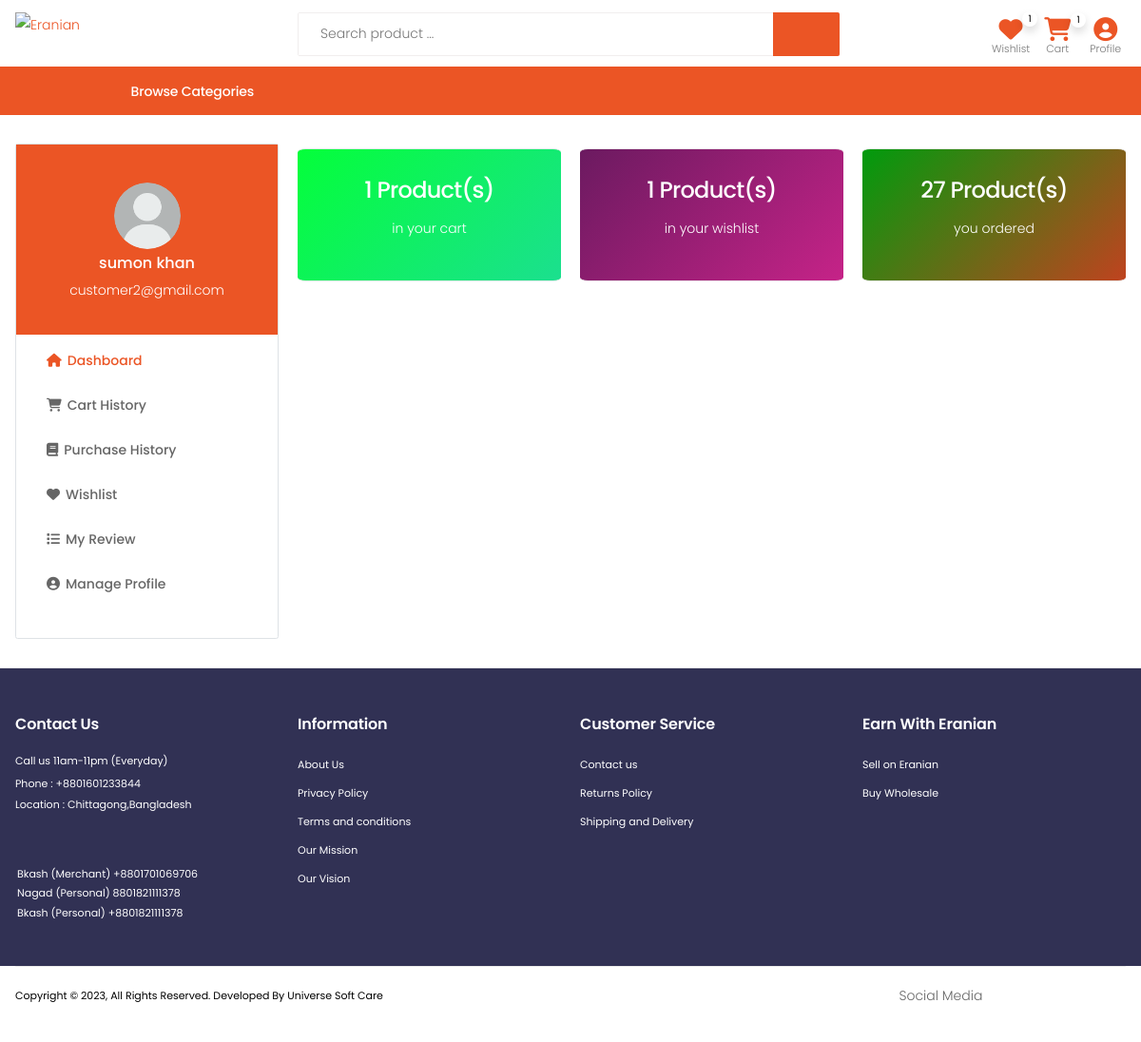
The page /profile-dashboard (signed in) on the database as committed earlier.
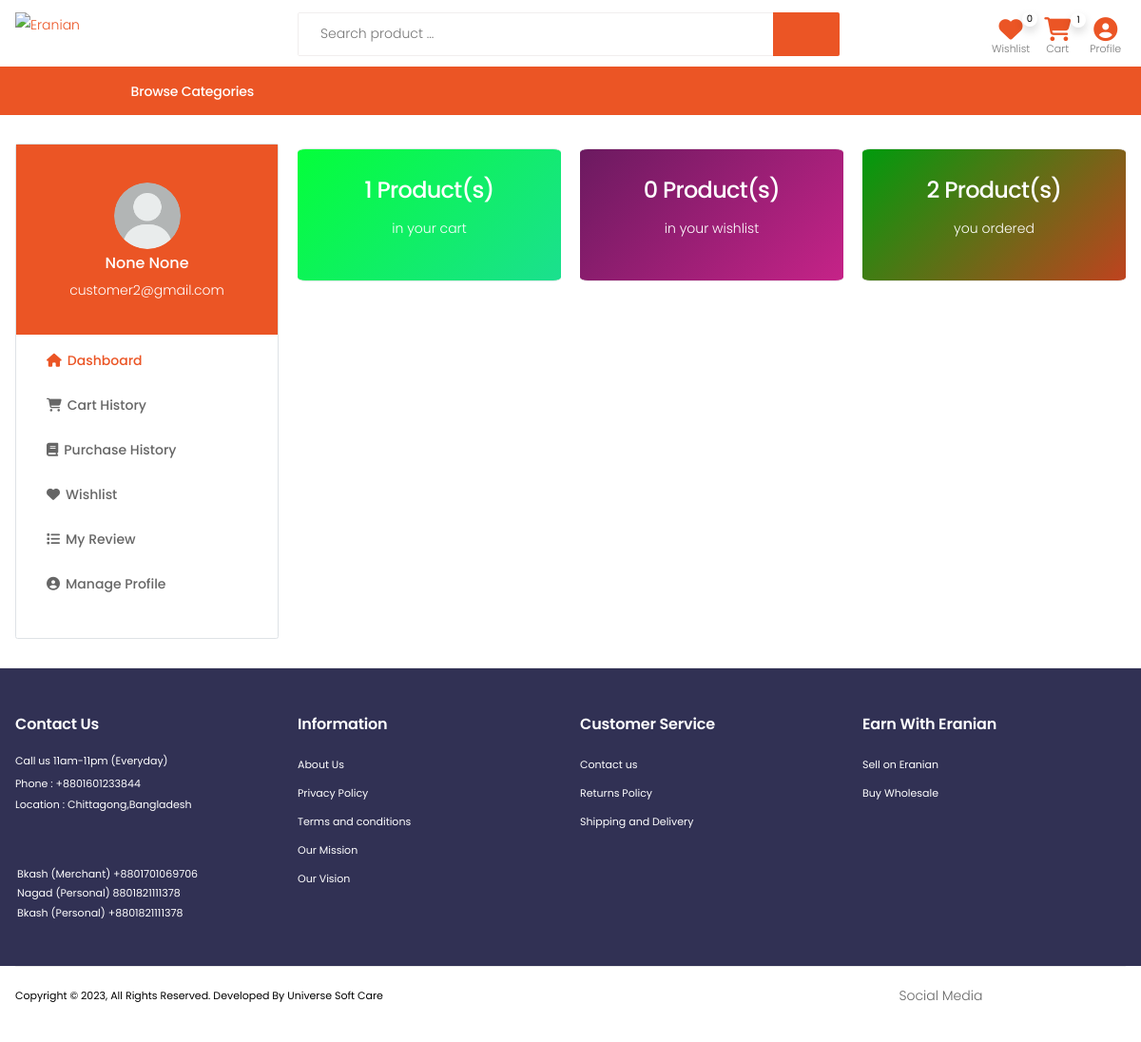
The same page on the database as committed later.
### userapp/models.py (models this page shows, shortened)
class User(AbstractBaseUser, PermissionsMixin):
    email = models.EmailField(unique=True)
    username = None
    first_name = models.CharField(max_length=30, null=True, blank=True)
    last_name = models.CharField(max_length=30, null=True, blank=True)
    phone = models.CharField(max_length=15, unique=True, null=True, blank=True)
    is_active = models.BooleanField(default=True)
    is_staff = models.BooleanField(default=False)
    is_customer = models.BooleanField(default=False)
    is_vendor = models.BooleanField(default=False)
    is_employee = models.BooleanField(default=False)
    date_joined = models.DateTimeField(default=timezone.now)
    objects = CustomUserManager()
    USERNAME_FIELD = 'email'
    REQUIRED_FIELDS = []

class Profile(models.Model):
    user                = models.OneToOneField(User, on_delete=models.CASCADE, max_length=1)
    image               = models.ImageField(upload_to="profilepicture", default='no_img.png')
    date_of_birthday    = models.DateField(auto_now_add=False,blank=True,null=True)
    phone               = models.CharField(max_length=15,unique=True,blank=True,null=True)
    permanent_address   = models.CharField(max_length=100,blank=True,null=True)
    present_address     = models.CharField(max_length=100,blank=True,null=True)
    class Meta:
        verbose_name_plural = "Customer Profile"

### store/models.py (models this page shows, shortened)
class Order(models.Model):
    user = models.ForeignKey(settings.AUTH_USER_MODEL,on_delete=models.CASCADE)
    items = models.ManyToManyField(OrderItem)
    ordered_date = models.DateTimeField()
    order_complate_date = models.DateTimeField( auto_now=False, auto_now_add=False, blank=True, null=True)
    order_status = models.CharField( max_length=150, choices=Order_Status, default='pending')
    total_order_amount = models.CharField(max_length=150, blank=True, null=True)
    paid_amount = models.CharField(max_length=150, default=0)
    due_amount = models.CharField(max_length=150, default=0)
    ordered = models.BooleanField(default=False)
    orderId = models.CharField(max_length=150, blank=True, null=True)
    paymentId = models.CharField(max_length=150, blank=True, null=True)
    coupon = models.ForeignKey('Coupon', on_delete=models.SET_NULL, blank=True, null=True)
    shipping_address = models.ForeignKey( ShipingAddress, on_delete=models.CASCADE, blank=True, null=True)
    payment_option = models.CharField(max_length=150)
    order_read_status = models.BooleanField(default=False)
    cancel_order = models.BooleanField(default=False)
    returned_order = models.BooleanField(default=False)
    redx_percel_traking_number = models.CharField( max_length=150, blank=True, null=True)
    others_transport_trakink_url = models.URLField(max_length=200, blank=True, null=True)
    class Meta:
        ordering = ['-id']

### store/views.py (the view)
# urls.py: path('profile-dashboard', login_required(profile_dashboard,login_url='/customer-login/'), name='profile-dashboard'),
@login_required
def profile_dashboard(request):
    order = Order.objects.filter(user=request.user, ordered=True).count()
    context = {
        'order': order,
    }
    return render(request, 'store/dashboard.html', context)

### daseboard/context_processors.py (called while the page is built)
def order_count(request):
    order_count = Order.objects.filter(order_read_status=False).count()
    context = {
        'order_count': order_count
    }
    return context

def unverified_vendor_count(request):
    unverified_vendor_count = VendorInformation.objects.filter(
        is_verified=False).count()
    unverified_vendor_profile = VendorInformation.objects.filter(
        is_verified=False)
    context = {
        'unverified_vendor_count': unverified_vendor_count,
        'unverified_vendor_profile': unverified_vendor_profile,
    }
    return context

def order_list(request):
    user = request.user
    order_list = Order.objects.filter(order_read_status=False)
    context = {
        'order_list': order_list
    }
    return context

def contact_data_count(request):
    contact_data_count = ConductData.objects.filter(view_status=False).count()
    context = {
        'contact_data_count': contact_data_count
    }
    return context

def contact_data_list(request):
    contact_data_list = ConductData.objects.filter(view_status=False)
    context = {
        'contact_data_list': contact_data_list
    }
    return context

### store/template/store/dashboard.html (shortened to what this page needs)
{% extends 'store/base.html' %}
{% load static %}
{% load cart_count %}
{% load wish_list_product_count %}
{% block content %}
<div class="container my-5">
  <div class="row">
    <div class="col-md-3">
      <div class="card border rounded">
        <div class="card-profile ">
          <img class="mx-auto mt-4 rounded-circle" src="{{ user.profile.image.url }}" alt=""
            style="height: 70px ; width: 70px;">
          <p style="text-align:center ; font-size: 16px; font-weight: 500;">{{ user.first_name }} {{user.last_name }}
          </p>
          <p style="text-align:center ;">{{ user.email }}</p>
        </div>
        <div class="card-body d-none d-md-block">
          <nav class="mobile-cats-nav">
            <ul class="mobile-cats-menu dashboard-menu">
              <li class="m-active"><a href="{% url 'profile-dashboard' %}"><i
                    class="fa-solid fa-house"></i>Dashboard</a></li>
              <li><a href="{% url 'cart-summary' %}"><i class="fa-solid fa-cart-shopping"></i>Cart History</a></li>
              <li><a href="{% url 'order-summary' %}"><i class="fa-solid fa-book"></i>Purchase History</a>
              </li>
              <li><a href="{% url 'wish-list' %}"><i class="fa-solid fa-heart"></i>Wishlist</a></li>
              <li><a href="{% url 'my-review' %}"><i class="fa-solid fa-list"></i>My Review</a></li>
              <li><a href="{% url 'profile' %}"><i class="fa-solid fa-circle-user"></i>Manage Profile</a></li>
            </ul>
          </nav>
        </div>
      </div>
    </div>
    <div class="col-md-9">
      <div class="row profile-dashboard">
        <div class="col-6 col-md-4 my-2">
          <div class="card cart-product">
            <h4>{{ request.user|cart_count }} Product(s)</h4>
            <p>in your cart</p>
          </div>
        </div>
        <div class="col-6 col-md-4 my-2">
          <div class="card  wishlist-product">
            <h4>{{ request.user|wish_list_product_count }} Product(s)</h4>
            <p>in your wishlist</p>
          </div>
        </div>
        <div class="col-6 col-md-4 my-2">
          <div class="card ordered-product">
            <h4>{{ order }} Product(s)</h4>
            <p>you ordered</p>
          </div>
        </div>
      </div>
    </div>
  </div>
</div>
{% endblock %}

### store/template/store/includes/navbar.html (shortened to what this page needs)
{% load static %}
{% load desktop_menu %}
{% load top_category %}
{% load cart_view %}
{% load cart_count %}
{% load wish_list_product_count %}
{% load campaign %}
{% load logo %}
<header class="header header-10 header-intro-clearance desktop">
  <div class="header-middle sticky-header mx-auto ">
    <div class="container">
      <div class="header-left py-auto">
        <a href="{% url 'home' %}" class="logo">
          <img src="{% static 'store/images/eranian.png' %}" alt="Eranian">
        </a>
      </div>
      <div class="header-center">
        <div class="header-search header-search-extended header-search-visible header-search-no-radius">
          <form action="{% url 'search' %}" method="GET">
            <div class="header-search-wrapper search-wrapper-wide" style="margin-top: -10px;">
              <input type="search" class="form-control" name="q" id="q" placeholder="Search product ..." required>
              <button class="btn" type="submit" style="background-color:#eb5525 ;"><i
                  style="color: white; font-size: 25px; font-weight: 700;" class="icon-search"></i></button>
            </div>
          </form>
        </div>
      </div>
      <div class="header-right">
        <div class="header-dropdown-link" style="margin-top: -5px;">
          <a href="{% url 'wish-list' %}" class="wishlist-link">
            <i style="color:#eb5525; font-size: 25px;" class="fa-solid fa-heart"></i>
            <span class="wishlist-count shadow">{{ request.user|wish_list_product_count }}</span>
            <span class="wishlist-txt">Wishlist</span>
          </a>
          <div class="dropdown cart-dropdown mx-2">
            <a href="{% url 'cart-summary' %}" class="dropdown-toggle" role="button" aria-haspopup="true"
              aria-expanded="false" data-display="static">
              <i style="color:#eb5525; font-size: 25px;" class="fa-solid fa-cart-shopping"></i>
              <span class="cart-count shadow">{{ request.user|cart_count }}</span>
              <span class="cart-txt">Cart</span>
            </a>
          </div>
          <div class="dropdown user-profile cart-dropdown mx-2">
            <a class="dropdown-toggle" role="button" aria-haspopup="true" aria-expanded="false" data-display="static">
              <i style="color:#eb5525; font-size: 25px;" class="fa-solid fa-circle-user"></i>
              <span class="cart-txt">Profile</span>
            </a>
          </div>
        </div>
      </div>
    </div>
  </div>
  <div class="header-bottom container-fluid" style="border-top: 1px solid #eb5525;">
    <div class="row d-flex col-11 mx-auto">
      <div class="col-md-4 col-lg-3">
        {% if request.resolver_match.url_name == 'home' %}
        <div class="dropdown category-dropdown show is-on" data-visible="true">
          {% else %}
          <div class="dropdown category-dropdown is-on">
            {% endif %}
            <a href="#" class="dropdown-toggle" role="button" data-toggle="dropdown" aria-haspopup="true"
              aria-expanded="false" data-display="static" title="Browse Categories">
              <span class="pl-5" style="font-size: 14px;">Browse Categories</span>
            </a>
            </div>
          </div>
        </div>
      </div>
</header>

Rows that differ between the two databases and show on the page:
changed User "customer2@gmail.com": user|wish_list_product_count "1" → "0"; first_name "sumon" → "None"; last_name "khan" → "None"
Other text that changed with them:
{{ order }}: "27" → "2"
